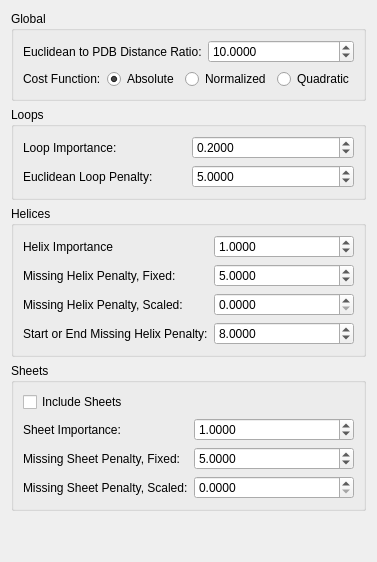
      <widget class="QWidget" name="tabGraphSettings">
       <attribute name="title">
        <string>Settings</string>
       </attribute>
       <layout class="QGridLayout" name="gridLayout_21">
        <item row="0" column="0">
         <widget class="QGroupBox" name="groupBox_6">
          <property name="title">
           <string>Global</string>
          </property>
          <layout class="QGridLayout" name="gridLayout_13">
           <item row="0" column="0">
            <layout class="QVBoxLayout" name="verticalLayout_3">
             <item>
              <layout class="QGridLayout" name="gridLayout_12">
               <item row="0" column="0">
                <widget class="QLabel" name="label_13">
                 <property name="text">
                  <string>Euclidean to PDB Distance Ratio:</string>
                 </property>
                </widget>
               </item>
               <item row="0" column="1">
                <widget class="QDoubleSpinBox" name="doubleSpinBoxEuclideanToPDBRatio">
                 <property name="sizePolicy">
                  <sizepolicy hsizetype="Preferred" vsizetype="Fixed">
                   <horstretch>0</horstretch>
                   <verstretch>0</verstretch>
                  </sizepolicy>
                 </property>
                 <property name="decimals">
                  <number>4</number>
                 </property>
                 <property name="maximum">
                  <double>10000000.000000000000000</double>
                 </property>
                 <property name="value">
                  <double>10.000000000000000</double>
                 </property>
                </widget>
               </item>
              </layout>
             </item>
             <item>
              <layout class="QHBoxLayout" name="horizontalLayout_3">
               <item>
                <widget class="QLabel" name="label_22">
                 <property name="text">
                  <string>Cost Function:</string>
                 </property>
                </widget>
               </item>
               <item>
                <widget class="QRadioButton" name="radioButtonAbsoluteDifference">
                 <property name="sizePolicy">
                  <sizepolicy hsizetype="Maximum" vsizetype="Fixed">
                   <horstretch>0</horstretch>
                   <verstretch>0</verstretch>
                  </sizepolicy>
                 </property>
                 <property name="text">
                  <string>Absolute</string>
                 </property>
                 <property name="checked">
                  <bool>true</bool>
                 </property>
                </widget>
               </item>
               <item>
                <widget class="QRadioButton" name="radioButtonNormalizedDifference">
                 <property name="sizePolicy">
                  <sizepolicy hsizetype="Maximum" vsizetype="Fixed">
                   <horstretch>0</horstretch>
                   <verstretch>0</verstretch>
                  </sizepolicy>
                 </property>
                 <property name="text">
                  <string>Normalized</string>
                 </property>
                </widget>
               </item>
               <item>
                <widget class="QRadioButton" name="radioButtonQuadraticError">
                 <property name="sizePolicy">
                  <sizepolicy hsizetype="Maximum" vsizetype="Fixed">
                   <horstretch>0</horstretch>
                   <verstretch>0</verstretch>
                  </sizepolicy>
                 </property>
                 <property name="text">
                  <string>Quadratic</string>
                 </property>
                </widget>
               </item>
              </layout>
             </item>
            </layout>
           </item>
          </layout>
         </widget>
        </item>
        <item row="1" column="0">
         <widget class="QGroupBox" name="groupBox_2">
          <property name="title">
           <string>Loops</string>
          </property>
          <layout class="QGridLayout" name="gridLayout_9">
           <item row="0" column="0">
            <layout class="QGridLayout" name="gridLayout_8">
             <item row="0" column="0">
              <widget class="QLabel" name="label_11">
               <property name="text">
                <string>Loop Importance:</string>
               </property>
              </widget>
             </item>
             <item row="0" column="1">
              <widget class="QDoubleSpinBox" name="doubleSpinBoxLoopImportance">
               <property name="sizePolicy">
                <sizepolicy hsizetype="Preferred" vsizetype="Fixed">
                 <horstretch>0</horstretch>
                 <verstretch>0</verstretch>
                </sizepolicy>
               </property>
               <property name="decimals">
                <number>4</number>
               </property>
               <property name="maximum">
                <double>100.000000000000000</double>
               </property>
               <property name="singleStep">
                <double>0.100000000000000</double>
               </property>
               <property name="value">
                <double>0.200000000000000</double>
               </property>
              </widget>
             </item>
             <item row="1" column="0">
              <widget class="QLabel" name="label_9">
               <property name="text">
                <string>Euclidean Loop Penalty:</string>
               </property>
              </widget>
             </item>
             <item row="1" column="1">
              <widget class="QDoubleSpinBox" name="doubleSpinBoxEuclideanLoopUsedPenalty">
               <property name="sizePolicy">
                <sizepolicy hsizetype="Preferred" vsizetype="Fixed">
                 <horstretch>0</horstretch>
                 <verstretch>0</verstretch>
                </sizepolicy>
               </property>
               <property name="decimals">
                <number>4</number>
               </property>
               <property name="maximum">
                <double>999999999.999899983406067</double>
               </property>
               <property name="value">
                <double>5.000000000000000</double>
               </property>
              </widget>
             </item>
            </layout>
           </item>
          </layout>
         </widget>
        </item>
        <item row="2" column="0">
         <widget class="QGroupBox" name="groupBox">
          <property name="sizePolicy">
           <sizepolicy hsizetype="Preferred" vsizetype="Preferred">
            <horstretch>0</horstretch>
            <verstretch>0</verstretch>
           </sizepolicy>
          </property>
          <property name="title">
           <string>Helices</string>
          </property>
          <property name="flat">
           <bool>false</bool>
          </property>
          <property name="checkable">
           <bool>false</bool>
          </property>
          <layout class="QGridLayout" name="gridLayout_19">
           <item row="0" column="0">
            <layout class="QGridLayout" name="gridLayout_20">
             <item row="0" column="0">
              <widget class="QLabel" name="label_28">
               <property name="text">
                <string>Helix Importance</string>
               </property>
              </widget>
             </item>
             <item row="0" column="1">
              <widget class="QDoubleSpinBox" name="doubleSpinBoxHelixImportance">
               <property name="sizePolicy">
                <sizepolicy hsizetype="Preferred" vsizetype="Fixed">
                 <horstretch>0</horstretch>
                 <verstretch>0</verstretch>
                </sizepolicy>
               </property>
               <property name="decimals">
                <number>4</number>
               </property>
               <property name="maximum">
                <double>100.000000000000000</double>
               </property>
               <property name="singleStep">
                <double>0.100000000000000</double>
               </property>
               <property name="value">
                <double>1.000000000000000</double>
               </property>
              </widget>
             </item>
             <item row="1" column="0">
              <widget class="QLabel" name="label_29">
               <property name="text">
                <string>Missing Helix Penalty, Fixed:</string>
               </property>
              </widget>
             </item>
             <item row="1" column="1">
              <widget class="QDoubleSpinBox" name="doubleSpinBoxHelixMissingPenalty">
               <property name="sizePolicy">
                <sizepolicy hsizetype="Preferred" vsizetype="Fixed">
                 <horstretch>0</horstretch>
                 <verstretch>0</verstretch>
                </sizepolicy>
               </property>
               <property name="text" stdset="0">
                <string>5.0000</string>
               </property>
               <property name="decimals">
                <number>4</number>
               </property>
               <property name="maximum">
                <double>999999999.999899983406067</double>
               </property>
               <property name="value">
                <double>5.000000000000000</double>
               </property>
              </widget>
             </item>
             <item row="2" column="0">
              <widget class="QLabel" name="label_30">
               <property name="text">
                <string>Missing Helix Penalty, Scaled:</string>
               </property>
              </widget>
             </item>
             <item row="2" column="1">
              <widget class="QDoubleSpinBox" name="doubleSpinBoxHelixMissingPenaltyScaled">
               <property name="sizePolicy">
                <sizepolicy hsizetype="Preferred" vsizetype="Fixed">
                 <horstretch>0</horstretch>
                 <verstretch>0</verstretch>
                </sizepolicy>
               </property>
               <property name="text" stdset="0">
                <string>0.0000</string>
               </property>
               <property name="decimals">
                <number>4</number>
               </property>
               <property name="maximum">
                <double>10.000000000000000</double>
               </property>
               <property name="singleStep">
                <double>0.010000000000000</double>
               </property>
               <property name="value">
                <double>0.000000000000000</double>
               </property>
              </widget>
             </item>
             <item row="3" column="0">
              <widget class="QLabel" name="label_31">
               <property name="text">
                <string>Start or End Missing Helix Penalty:</string>
               </property>
              </widget>
             </item>
             <item row="3" column="1">
              <widget class="QDoubleSpinBox" name="doubleSpinBoxEndHelixMissingPenalty">
               <property name="sizePolicy">
                <sizepolicy hsizetype="Preferred" vsizetype="Fixed">
                 <horstretch>0</horstretch>
                 <verstretch>0</verstretch>
                </sizepolicy>
               </property>
               <property name="decimals">
                <number>4</number>
               </property>
               <property name="maximum">
                <double>1000000000.000000000000000</double>
               </property>
               <property name="singleStep">
                <double>1.000000000000000</double>
               </property>
               <property name="value">
                <double>8.000000000000000</double>
               </property>
              </widget>
             </item>
            </layout>
           </item>
          </layout>
         </widget>
        </item>
        <item row="3" column="0">
         <widget class="QGroupBox" name="groupBox_5">
          <property name="title">
           <string>Sheets</string>
          </property>
          <layout class="QGridLayout" name="gridLayout_14">
           <item row="0" column="0">
            <layout class="QGridLayout" name="gridLayout_10">
             <item row="1" column="0">
              <widget class="QLabel" name="label_18">
               <property name="text">
                <string>Sheet Importance:</string>
               </property>
              </widget>
             </item>
             <item row="1" column="1">
              <widget class="QDoubleSpinBox" name="doubleSpinBoxSheetImportance">
               <property name="sizePolicy">
                <sizepolicy hsizetype="Preferred" vsizetype="Fixed">
                 <horstretch>0</horstretch>
                 <verstretch>0</verstretch>
                </sizepolicy>
               </property>
               <property name="text" stdset="0">
                <string>1.0000</string>
               </property>
               <property name="decimals">
                <number>4</number>
               </property>
               <property name="maximum">
                <double>100.000000000000000</double>
               </property>
               <property name="singleStep">
                <double>0.100000000000000</double>
               </property>
               <property name="value">
                <double>1.000000000000000</double>
               </property>
              </widget>
             </item>
             <item row="2" column="0">
              <widget class="QLabel" name="label_19">
               <property name="text">
                <string>Missing Sheet Penalty, Fixed:</string>
               </property>
              </widget>
             </item>
             <item row="2" column="1">
              <widget class="QDoubleSpinBox" name="doubleSpinBoxSheetMissingPenalty">
               <property name="sizePolicy">
                <sizepolicy hsizetype="Preferred" vsizetype="Fixed">
                 <horstretch>0</horstretch>
                 <verstretch>0</verstretch>
                </sizepolicy>
               </property>
               <property name="decimals">
                <number>4</number>
               </property>
               <property name="maximum">
                <double>999999999.999899983406067</double>
               </property>
               <property name="value">
                <double>5.000000000000000</double>
               </property>
              </widget>
             </item>
             <item row="3" column="0">
              <widget class="QLabel" name="label_23">
               <property name="text">
                <string>Missing Sheet Penalty, Scaled:</string>
               </property>
              </widget>
             </item>
             <item row="3" column="1">
              <widget class="QDoubleSpinBox" name="doubleSpinBoxSheetMissingPenaltyScaled">
               <property name="sizePolicy">
                <sizepolicy hsizetype="Preferred" vsizetype="Fixed">
                 <horstretch>0</horstretch>
                 <verstretch>0</verstretch>
                </sizepolicy>
               </property>
               <property name="decimals">
                <number>4</number>
               </property>
               <property name="maximum">
                <double>10.000000000000000</double>
               </property>
               <property name="singleStep">
                <double>0.010000000000000</double>
               </property>
               <property name="value">
                <double>0.000000000000000</double>
               </property>
              </widget>
             </item>
             <item row="0" column="0">
              <widget class="QCheckBox" name="checkBoxIncludeSheets">
               <property name="text">
                <string>Include Sheets</string>
               </property>
              </widget>
             </item>
            </layout>
           </item>
          </layout>
         </widget>
        </item>
        <item row="4" column="0">
         <spacer name="verticalSpacer">
          <property name="orientation">
           <enum>Qt::Vertical</enum>
          </property>
          <property name="sizeHint" stdset="0">
           <size>
            <width>20</width>
            <height>40</height>
           </size>
          </property>
         </spacer>
        </item>
       </layout>
      </widget>
